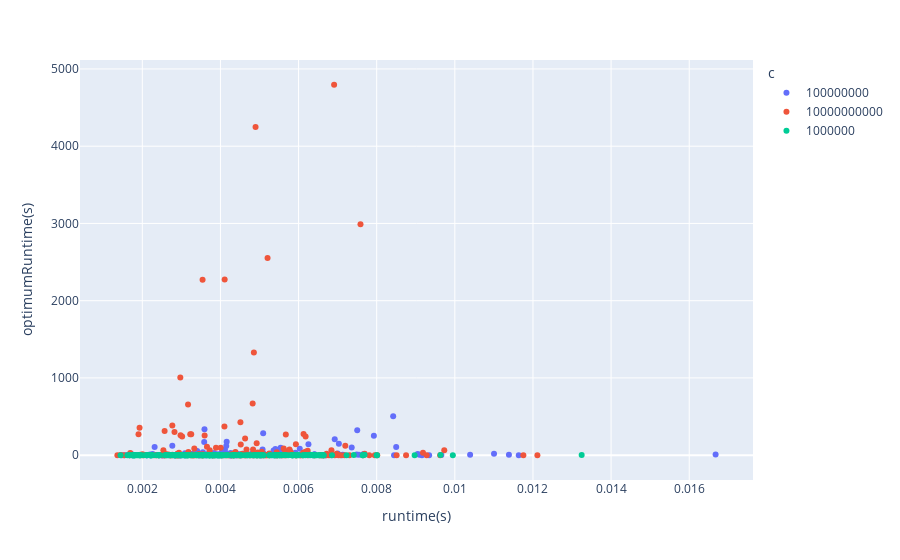

Notebook cell for this chart:
### Markdown cell above
# **Visualizations**

### Code cell
scatterPlotDF = testSummary[['instanceName', 'optimumRuntime', 'runtime', 'n', 'c']]
scatterPlotDF = scatterPlotDF.rename(columns = {'optimumRuntime': 'optimumRuntime(s)', 'runtime': 'runtime(s)'})
px.scatter(scatterPlotDF, x = 'runtime(s)', y = 'optimumRuntime(s)', color = 'c')

### Figure 1 — Plotly figure (JSON) as saved in the notebook; plotly's stock layout.template omitted (floating-point values rounded to 4 significant figures; data arrays with more than 128 entries replaced by an {"elided": "..."} marker saying what was removed)
{"data": [{"hovertemplate": "c=100000000<br>runtime(s)=%{x}<br>optimumRuntime(s)=%{y}<extra></extra>", "legendgroup": "100000000", "marker": {"color": "#636efa", "symbol": "circle"}, "mode": "markers", "name": "100000000", "orientation": "v", "showlegend": true, "type": "scatter", "x": {"elided": "198 float values"}, "xaxis": "x", "y": {"elided": "198 float values"}, "yaxis": "y"}, {"hovertemplate": "c=10000000000<br>runtime(s)=%{x}<br>optimumRuntime(s)=%{y}<extra></extra>", "legendgroup": "10000000000", "marker": {"color": "#EF553B", "symbol": "circle"}, "mode": "markers", "name": "10000000000", "orientation": "v", "showlegend": true, "type": "scatter", "x": {"elided": "218 float values"}, "xaxis": "x", "y": {"elided": "218 float values"}, "yaxis": "y"}, {"hovertemplate": "c=1000000<br>runtime(s)=%{x}<br>optimumRuntime(s)=%{y}<extra></extra>", "legendgroup": "1000000", "marker": {"color": "#00cc96", "symbol": "circle"}, "mode": "markers", "name": "1000000", "orientation": "v", "showlegend": true, "type": "scatter", "x": {"elided": "232 float values"}, "xaxis": "x", "y": {"elided": "232 float values"}, "yaxis": "y"}], "layout": {"legend": {"title": {"text": "c"}, "tracegroupgap": 0}, "margin": {"t": 60}, "xaxis": {"anchor": "y", "domain": [0, 1], "title": {"text": "runtime(s)"}}, "yaxis": {"anchor": "x", "domain": [0, 1], "title": {"text": "optimumRuntime(s)"}}}}
